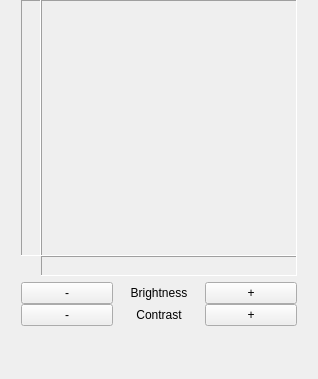
<?xml version="1.0" encoding="UTF-8"?>
<ui version="4.0">
 <class>WdgBrightnessContrast</class>
 <widget class="QWidget" name="WdgBrightnessContrast">
  <property name="geometry">
   <rect>
    <x>0</x>
    <y>0</y>
    <width>318</width>
    <height>379</height>
   </rect>
  </property>
  <property name="sizePolicy">
   <sizepolicy hsizetype="Fixed" vsizetype="Fixed">
    <horstretch>0</horstretch>
    <verstretch>0</verstretch>
   </sizepolicy>
  </property>
  <property name="windowTitle">
   <string>BrightnessCon</string>
  </property>
  <layout class="QGridLayout" name="gridLayout">
   <property name="horizontalSpacing">
    <number>0</number>
   </property>
   <property name="verticalSpacing">
    <number>6</number>
   </property>
   <property name="margin">
    <number>0</number>
   </property>
   <item row="2" column="1" colspan="2">
    <spacer name="verticalSpacer">
     <property name="orientation">
      <enum>Qt::Vertical</enum>
     </property>
     <property name="sizeType">
      <enum>QSizePolicy::MinimumExpanding</enum>
     </property>
     <property name="sizeHint" stdset="0">
      <size>
       <width>9</width>
       <height>9</height>
      </size>
     </property>
    </spacer>
   </item>
   <item row="0" column="3">
    <spacer name="horizontalSpacer_2">
     <property name="orientation">
      <enum>Qt::Horizontal</enum>
     </property>
     <property name="sizeType">
      <enum>QSizePolicy::Expanding</enum>
     </property>
     <property name="sizeHint" stdset="0">
      <size>
       <width>0</width>
       <height>20</height>
      </size>
     </property>
    </spacer>
   </item>
   <item row="0" column="0">
    <spacer name="horizontalSpacer">
     <property name="orientation">
      <enum>Qt::Horizontal</enum>
     </property>
     <property name="sizeType">
      <enum>QSizePolicy::Expanding</enum>
     </property>
     <property name="sizeHint" stdset="0">
      <size>
       <width>0</width>
       <height>20</height>
      </size>
     </property>
    </spacer>
   </item>
   <item row="0" column="1" colspan="2">
    <layout class="QGridLayout">
     <property name="sizeConstraint">
      <enum>QLayout::SetDefaultConstraint</enum>
     </property>
     <property name="margin">
      <number>0</number>
     </property>
     <property name="spacing">
      <number>0</number>
     </property>
     <item row="1" column="1">
      <widget class="QLabel" name="hgradient">
       <property name="sizePolicy">
        <sizepolicy hsizetype="Preferred" vsizetype="Fixed">
         <horstretch>0</horstretch>
         <verstretch>0</verstretch>
        </sizepolicy>
       </property>
       <property name="minimumSize">
        <size>
         <width>256</width>
         <height>20</height>
        </size>
       </property>
       <property name="maximumSize">
        <size>
         <width>256</width>
         <height>20</height>
        </size>
       </property>
       <property name="frameShape">
        <enum>QFrame::Panel</enum>
       </property>
       <property name="frameShadow">
        <enum>QFrame::Sunken</enum>
       </property>
       <property name="scaledContents">
        <bool>true</bool>
       </property>
      </widget>
     </item>
     <item row="0" column="1">
      <widget class="QFrame" name="frame3">
       <property name="sizePolicy">
        <sizepolicy hsizetype="Fixed" vsizetype="Fixed">
         <horstretch>0</horstretch>
         <verstretch>0</verstretch>
        </sizepolicy>
       </property>
       <property name="minimumSize">
        <size>
         <width>256</width>
         <height>256</height>
        </size>
       </property>
       <property name="maximumSize">
        <size>
         <width>256</width>
         <height>256</height>
        </size>
       </property>
       <property name="frameShape">
        <enum>QFrame::Panel</enum>
       </property>
       <property name="frameShadow">
        <enum>QFrame::Sunken</enum>
       </property>
       <layout class="QVBoxLayout">
        <property name="spacing">
         <number>0</number>
        </property>
        <property name="margin">
         <number>0</number>
        </property>
        <item>
         <widget class="KisCurveWidget" name="curveWidget">
          <property name="sizePolicy">
           <sizepolicy hsizetype="Fixed" vsizetype="Fixed">
            <horstretch>0</horstretch>
            <verstretch>0</verstretch>
           </sizepolicy>
          </property>
          <property name="minimumSize">
           <size>
            <width>256</width>
            <height>256</height>
           </size>
          </property>
          <property name="maximumSize">
           <size>
            <width>256</width>
            <height>256</height>
           </size>
          </property>
         </widget>
        </item>
       </layout>
      </widget>
     </item>
     <item row="0" column="0">
      <widget class="QLabel" name="vgradient">
       <property name="sizePolicy">
        <sizepolicy hsizetype="Fixed" vsizetype="Preferred">
         <horstretch>0</horstretch>
         <verstretch>0</verstretch>
        </sizepolicy>
       </property>
       <property name="minimumSize">
        <size>
         <width>20</width>
         <height>256</height>
        </size>
       </property>
       <property name="maximumSize">
        <size>
         <width>20</width>
         <height>256</height>
        </size>
       </property>
       <property name="frameShape">
        <enum>QFrame::Panel</enum>
       </property>
       <property name="frameShadow">
        <enum>QFrame::Sunken</enum>
       </property>
       <property name="scaledContents">
        <bool>true</bool>
       </property>
      </widget>
     </item>
    </layout>
   </item>
   <item row="1" column="1" colspan="2">
    <layout class="QGridLayout">
     <property name="margin">
      <number>0</number>
     </property>
     <item row="1" column="0">
      <widget class="QPushButton" name="pb_less_contrast">
       <property name="text">
        <string>-</string>
       </property>
       <property name="shortcut">
        <string/>
       </property>
      </widget>
     </item>
     <item row="0" column="1">
      <widget class="QLabel" name="textLabelBrightness">
       <property name="text">
        <string>Brightness</string>
       </property>
       <property name="alignment">
        <set>Qt::AlignCenter</set>
       </property>
      </widget>
     </item>
     <item row="1" column="2">
      <widget class="QPushButton" name="pb_more_contrast">
       <property name="text">
        <string>+</string>
       </property>
       <property name="shortcut">
        <string/>
       </property>
      </widget>
     </item>
     <item row="1" column="1">
      <widget class="QLabel" name="textLabelContrast">
       <property name="text">
        <string>Contrast</string>
       </property>
       <property name="alignment">
        <set>Qt::AlignCenter</set>
       </property>
      </widget>
     </item>
     <item row="0" column="2">
      <widget class="QPushButton" name="pb_more_brightness">
       <property name="text">
        <string>+</string>
       </property>
       <property name="shortcut">
        <string/>
       </property>
      </widget>
     </item>
     <item row="0" column="0">
      <widget class="QPushButton" name="pb_less_brightness">
       <property name="text">
        <string>-</string>
       </property>
       <property name="shortcut">
        <string/>
       </property>
      </widget>
     </item>
    </layout>
   </item>
  </layout>
 </widget>
 <customwidgets>
  <customwidget>
   <class>KisCurveWidget</class>
   <extends></extends>
   <header>widgets/kis_curve_widget.h</header>
  </customwidget>
 </customwidgets>
 <resources/>
 <connections/>
</ui>
